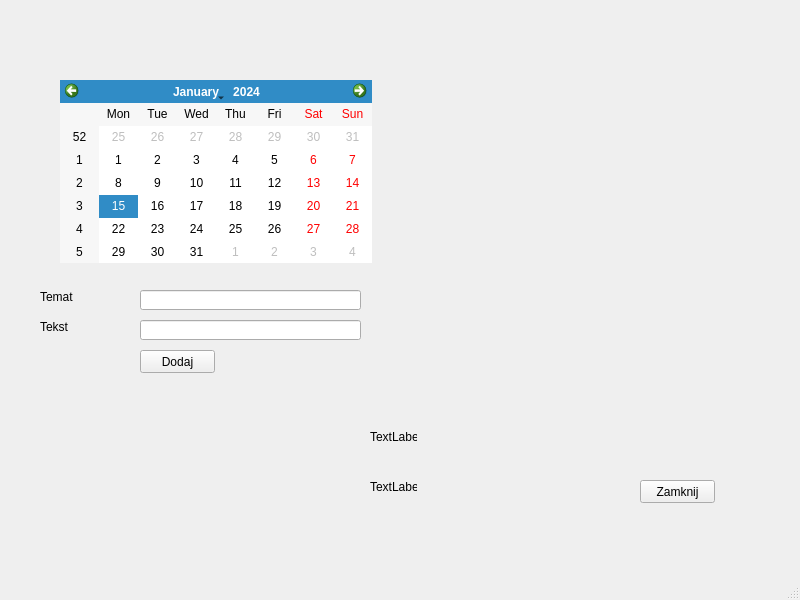
<?xml version="1.0" encoding="UTF-8"?>
<ui version="4.0">
 <class>AddSpecialDates</class>
 <widget class="QMainWindow" name="AddSpecialDates">
  <property name="geometry">
   <rect>
    <x>0</x>
    <y>0</y>
    <width>800</width>
    <height>600</height>
   </rect>
  </property>
  <property name="windowTitle">
   <string>MainWindow</string>
  </property>
  <widget class="QWidget" name="centralwidget">
   <widget class="QPushButton" name="pushButton">
    <property name="geometry">
     <rect>
      <x>640</x>
      <y>480</y>
      <width>75</width>
      <height>23</height>
     </rect>
    </property>
    <property name="text">
     <string>Zamknij</string>
    </property>
   </widget>
   <widget class="QCalendarWidget" name="calendarWidget">
    <property name="geometry">
     <rect>
      <x>60</x>
      <y>80</y>
      <width>312</width>
      <height>183</height>
     </rect>
    </property>
   </widget>
   <widget class="QLineEdit" name="lineEdit">
    <property name="geometry">
     <rect>
      <x>140</x>
      <y>290</y>
      <width>221</width>
      <height>20</height>
     </rect>
    </property>
   </widget>
   <widget class="QLineEdit" name="lineEdit_2">
    <property name="geometry">
     <rect>
      <x>140</x>
      <y>320</y>
      <width>221</width>
      <height>20</height>
     </rect>
    </property>
   </widget>
   <widget class="QLabel" name="label">
    <property name="geometry">
     <rect>
      <x>40</x>
      <y>290</y>
      <width>47</width>
      <height>13</height>
     </rect>
    </property>
    <property name="text">
     <string>Temat</string>
    </property>
   </widget>
   <widget class="QLabel" name="label_2">
    <property name="geometry">
     <rect>
      <x>40</x>
      <y>320</y>
      <width>47</width>
      <height>13</height>
     </rect>
    </property>
    <property name="text">
     <string>Tekst</string>
    </property>
   </widget>
   <widget class="QPushButton" name="pushButton_2">
    <property name="geometry">
     <rect>
      <x>140</x>
      <y>350</y>
      <width>75</width>
      <height>23</height>
     </rect>
    </property>
    <property name="text">
     <string>Dodaj</string>
    </property>
   </widget>
   <widget class="QLabel" name="label_3">
    <property name="geometry">
     <rect>
      <x>370</x>
      <y>430</y>
      <width>47</width>
      <height>13</height>
     </rect>
    </property>
    <property name="text">
     <string>TextLabel</string>
    </property>
   </widget>
   <widget class="QLabel" name="label_4">
    <property name="geometry">
     <rect>
      <x>370</x>
      <y>480</y>
      <width>47</width>
      <height>13</height>
     </rect>
    </property>
    <property name="text">
     <string>TextLabel</string>
    </property>
   </widget>
  </widget>
  <widget class="QMenuBar" name="menubar">
   <property name="geometry">
    <rect>
     <x>0</x>
     <y>0</y>
     <width>800</width>
     <height>21</height>
    </rect>
   </property>
  </widget>
  <widget class="QStatusBar" name="statusbar"/>
 </widget>
 <resources/>
 <connections/>
</ui>
